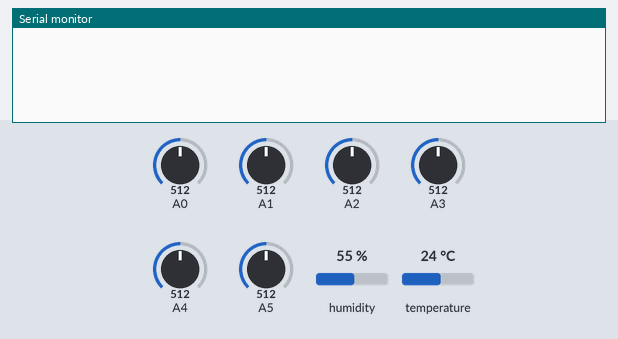
The sketch below on a simulated Arduino Uno, built with avr-gcc and run on an emulated ATmega328P. Parts: the last lines printed to the serial monitor. The inputs (shaded band) are chosen by the test bench; at power-on: A3 = 512, A4 = 512, A5 = 512, A0 = 512, A1 = 512, A2 = 512, humidity 55 %, temperature 24 °C.

Above: at 1.2 s.
1.3 s: A3 set to 708
At 4.5 s:
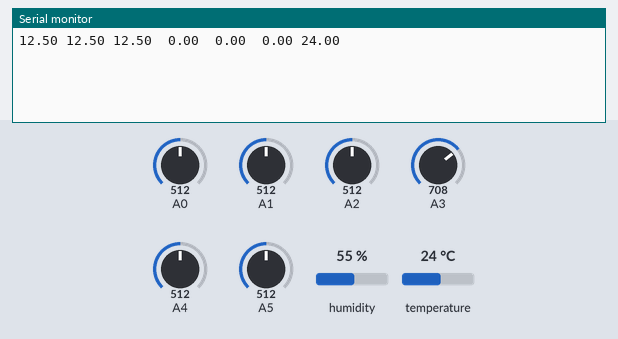
8.3 s: A3 set to 716
At 14.7 s:
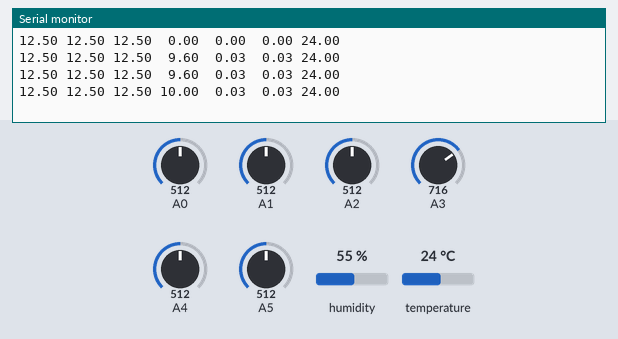
17.8 s: A4 set to 700
At 18.4 s:
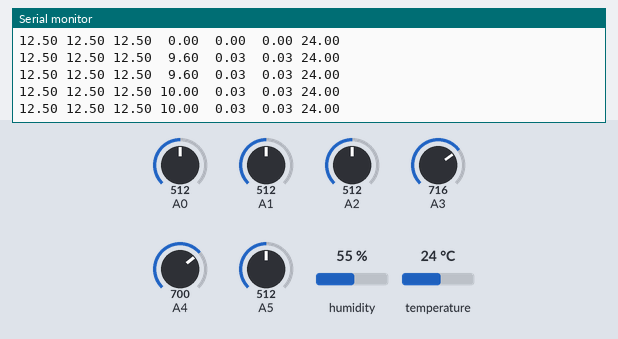
19.3 s: A4 set to 728
At 25.0 s:
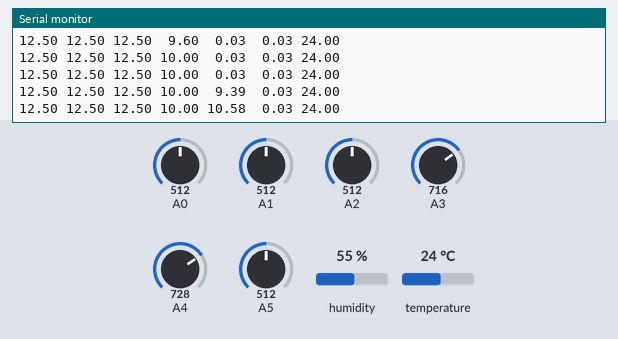
28.8 s: A5 set to 702
At 29.4 s:
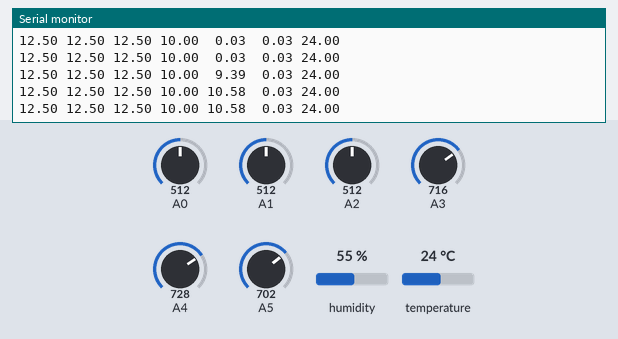
30.3 s: A5 set to 727
At 35.3 s:
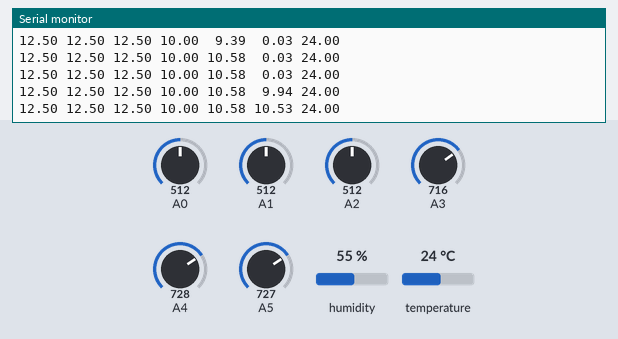

Measured:
- the behaviour switches between 715 and 716 on A3 (found by bisection; images 1 and 2)
- the behaviour switches between 715 and 716 on A4 (found by bisection; images 3 and 4)
- the behaviour switches between 715 and 716 on A5 (found by bisection; images 5 and 6)
- after the input at 8.3 s, the serial monitor: prints a new line after 5.4 s (image 2)
- after the input at 19.3 s, the serial monitor: prints a new line after 1.3 s (image 4)
- after the input at 30.3 s, the serial monitor: prints a new line after 0.59 s (image 6)

The sketch:

sensorsNjord.ino
```cpp
//No ROS Only Pyserial******Dont edit to ROS :/

#include <dht.h>
dht DHT;
#define outPin 3

double adc_voltage1 = 0.0;
double adc_voltage2 = 0.0;
double adc_voltage3 = 0.0;
double in_voltage1 = 0.0;
double in_voltage2 = 0.0;
double in_voltage3 = 0.0;

double R1 = 30000.0;
double R2 = 7500.0;

double ref_voltage = 5.0;


// Integer for ADC value
int adc_value1 = 0;
int adc_value2 = 0;
int adc_value3 = 0;

// **************************************************************//


double Vout1 = 0;
double Vout2 = 0;
double Vout3 = 0;

double Current1 = 0;
double Current2 = 0;
double Current3 = 0;

const double scale_factor = 0.1; // 20A
const double vRef = 5.00;
const double resConvert = 1024;
double resADC = vRef/resConvert;
double zeroPoint = vRef/2;


void setup() {
  Serial.begin(9600);

  pinMode(A0,INPUT);
  pinMode(A1,INPUT);
  pinMode(A2,INPUT);
  pinMode(A3,INPUT);
  pinMode(A4,INPUT);
  pinMode(A5,INPUT);

}

void loop() {
   int readData = DHT.read11(outPin);

  float t = DHT.temperature;        // Read temperature
  float h = DHT.humidity;

//   Serial.println("hello");

  for(int i = 0; i < 1000; i++) {
    Vout1 = (Vout1 + (resADC * analogRead(A3)));
    delay(1);
  }
  Vout1 = Vout1 /1000;
  Current1 = (Vout1 - zeroPoint)/ scale_factor;


  for(int i = 0; i < 1000; i++) {
    Vout2 = (Vout2 + (resADC * analogRead(A4)));
    delay(1);
  }
  Vout2 = Vout2 /1000;
  Current2 = (Vout2 - zeroPoint)/ scale_factor;


  for(int i = 0; i < 1000; i++) {
    Vout3 = (Vout3 + (resADC * analogRead(A5)));
    delay(1);
  }
  Vout3 = Vout3 /1000;
  Current3 = (Vout3 - zeroPoint)/ scale_factor;


  //**********************************************************//
  adc_value1 = analogRead(A0);
  adc_value2 = analogRead(A1);
  adc_value3 = analogRead(A2);
  adc_voltage1  = (adc_value1 * ref_voltage) / 1024.0;
   adc_voltage2  = (adc_value2 * ref_voltage) / 1024.0;
    adc_voltage3  = (adc_value3 * ref_voltage) / 1024.0;

   // Calculate voltage at divider input
   in_voltage1 = adc_voltage1 / (R2/(R1+R2));
    in_voltage2 = adc_voltage2 / (R2/(R1+R2));
     in_voltage3 = adc_voltage3 / (R2/(R1+R2));


char buffer[80];
String tem1 = dtostrf(Current1, 5, 2, buffer);
String tem2 = dtostrf(Current2, 5, 2, buffer);
String tem3 = dtostrf(Current3, 5, 2, buffer);

String tem4 = dtostrf(in_voltage1, 5, 2, buffer);
String tem5 = dtostrf(in_voltage2, 5, 2, buffer);
String tem6 = dtostrf(in_voltage3, 5, 2, buffer);

String tem7 = dtostrf(t, 5, 2, buffer);

String temper = (tem4+" "+tem5+" "+tem6+" "+tem1+" "+tem2+" "+tem3 +" "+tem7);

  Serial.println(temper);

  delay(10);

}
```
